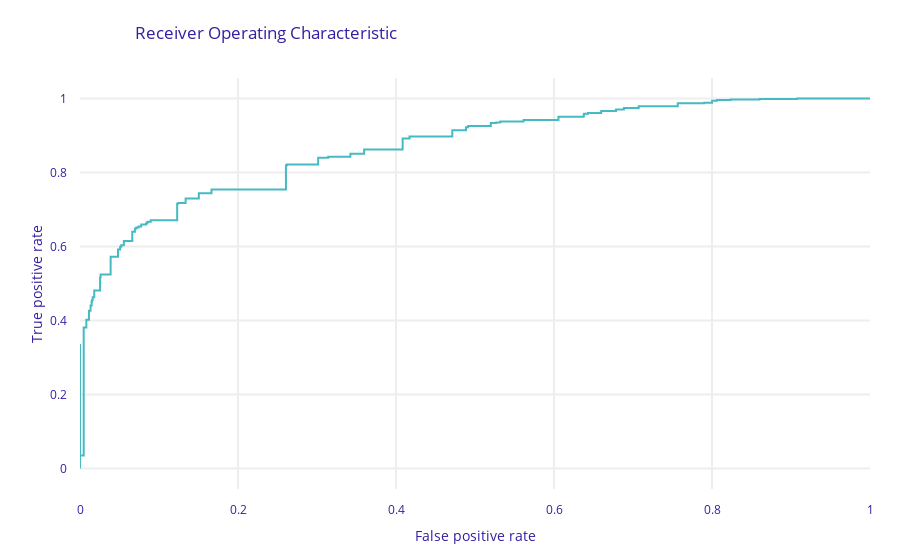

Notebook cell for this chart:
### Markdown cell above
### model_performance

This function calculates various Model Performance measures:

- __Classification:__ F1, accuracy, recall, precision and AUC
- __Regression:__ mean squared error, R squared, median absolute deviation

### Code cell
mp = exp.model_performance()
mp.plot(geom="roc")
